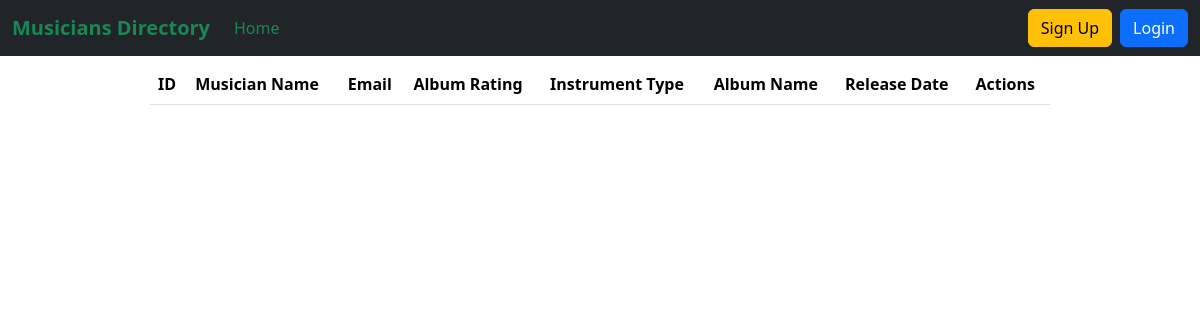
The app's page /, older data.
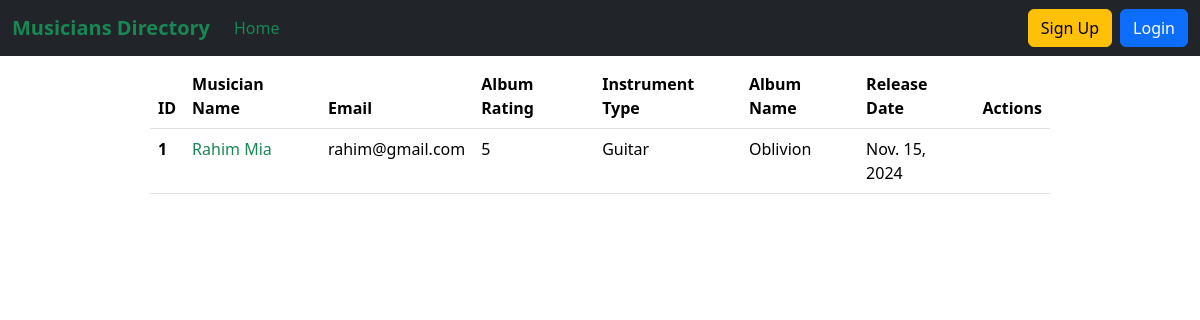
The same page, newer data.
### Album/models.py (models this page shows, shortened)
class Album(models.Model):
    title=models.CharField(max_length=255)
    musician=models.ForeignKey(Musician,on_delete=models.CASCADE,related_name="albums")
    release_date=models.DateField(auto_now_add=True)
    rating=models.PositiveSmallIntegerField(
        choices=Rating.choices,
        validators=[MinValueValidator(1),MaxValueValidator(5)]
    )

### Musician/models.py (models this page shows, shortened)
class Musician(models.Model):
    first_name=models.CharField(max_length=40)
    last_name=models.CharField(max_length=40)
    email=models.EmailField()
    phone_number=models.CharField(max_length=20)
    instrument_type=models.CharField(max_length=50)

### Musicians_Directory/views.py (the view)
# urls.py: 2. Add a URL to urlpatterns:  path('', views.home, name='home')
def home(request):
    albums=Album.objects.all()
    return render(request,"home.html",{'albums':albums})

### templates/home.html (shortened to what this page needs)
{% extends 'base.html' %}
{% block content %}
<table class="table w-75 m-auto mt-2">
    <thead>
        <tr>
            <th scope="col">ID</th>
            <th scope="col">Musician Name</th>
            <th scope="col">Email</th>
            <th scope="col">Album Rating</th>
            <th scope="col">Instrument Type</th>
            <th scope="col">Album Name</th>
            <th scope="col">Release Date</th>
            <th scope="col">Actions</th>
        </tr>
    </thead>
    <tbody>
        {% for album in albums %}
        <tr>
            <th scope="row">{{album.id}}</th>
            <td><a href="{% url 'EditMusician' album.musician.id %}" class="text-decoration-none text-success">{{album.musician.first_name}} {{album.musician.last_name}}</a></td>
            <td>{{album.musician.email}}</td>
            <td>{{album.rating}}</td>
            <td>{{album.musician.instrument_type}}</td>
            <td>{{album.title}}</td>
            <td>{{album.release_date}}</td>
            <td>
            </td>
        </tr>
        {% endfor %}
    </tbody>
</table>
{% endblock content %}

### templates/base.html (shortened to what this page needs)
<!DOCTYPE html>
<html lang="en">
{% load crispy_forms_tags %}
<head>
    <link href="https://cdn.jsdelivr.net/npm/bootstrap@5.3.3/dist/css/bootstrap.min.css" rel="stylesheet"
>
</head>
<body>
    <nav class="navbar navbar-expand-lg bg-dark">
        <div class="container-fluid">
          <a class="navbar-brand text-success" href="{% url 'Homepage' %}"><b>Musicians Directory</b></a>
          <div class="collapse navbar-collapse" id="navbarSupportedContent">
            <ul class="navbar-nav me-auto mb-2 mb-lg-0">
              <li class="nav-item">
                <a class="nav-link active text-success" aria-current="page" href="{% url 'Homepage' %}">Home</a>
              </li>
            </ul>
            <form class="d-flex gap-2">
                {% if request.user.is_authenticated %}
                <a class="btn btn-primary" href="{% url 'Profile' %}">Profile</a>
                <a class="btn btn-danger" href="{% url 'Logout' %}">Logout</a>
                {% else %}
                <a class="btn btn-warning" href="{% url 'Register' %}">Sign Up</a>
                <a class="btn btn-primary" href="{% url 'Login' %}">Login</a>
                {% endif %}
            </form>
          </div>
        </div>
      </nav>
    {% block content %}
    {% endblock content %}
</body>
</html>

Row changes from the older to the newer data that the page shows:
added Album: id "1", musician.first_name "Rahim", musician.last_name "Mia", musician.email "rahim@gmail.com", rating "5", musician.instrument_type "Guitar", title "Oblivion", release_date "Nov. 15, 2024"
